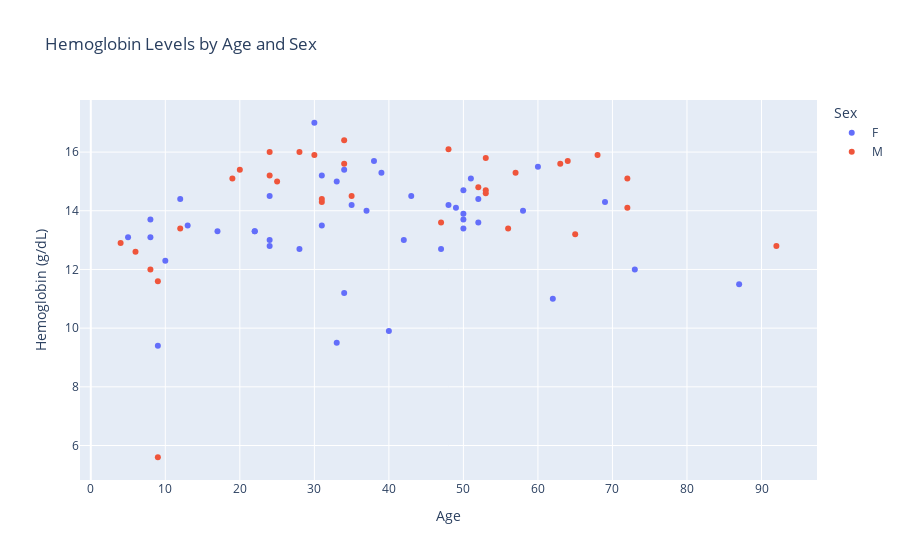

Notebook cell for this chart:
### Code cell
scatter_fig = px.scatter(
    data,
    x='age',
    y='hemoglobin',
    color='sex',
    title='Hemoglobin Levels by Age and Sex',
    labels={'age': 'Age', 'hemoglobin': 'Hemoglobin (g/dL)', 'sex': 'Sex'},
)
scatter_fig.show()

### Figure 1 — Plotly figure (JSON) as saved in the notebook; plotly's stock layout.template omitted (floating-point values rounded to 4 significant figures)
{"data": [{"hovertemplate": "Sex=F<br>Age=%{x}<br>Hemoglobin (g/dL)=%{y}<extra></extra>", "legendgroup": "F", "marker": {"color": "#636efa", "symbol": "circle"}, "mode": "markers", "name": "F", "orientation": "v", "showlegend": true, "type": "scatter", "x": [8, 24, 87, 17, 34, 10, 12, 50, 13, 33, 62, 52, 50, 50, 8, 35, 9, 40, 51, 33, 5, 48, 73, 47, 42, 52, 38, 43, 31, 60, 31, 50, 49, 39, 37, 34, 69, 28, 58, 30, 22, 24, 24, 22], "xaxis": "x", "y": [13.1, 13, 11.5, 13.3, 15.4, 12.3, 14.4, 14.7, 13.5, 15, 11, 14.4, 13.7, 13.4, 13.7, 14.2, 9.4, 9.9, 15.1, 9.5, 13.1, 14.2, 12, 12.7, 13, 13.6, 15.7, 14.5, 13.5, 15.5, 15.2, 13.9, 14.1, 15.3, 14, 11.2, 14.3, 12.7, 14, 17, 13.3, 12.8, 14.5, 13.3], "yaxis": "y"}, {"hovertemplate": "Sex=M<br>Age=%{x}<br>Hemoglobin (g/dL)=%{y}<extra></extra>", "legendgroup": "M", "marker": {"color": "#EF553B", "symbol": "circle"}, "mode": "markers", "name": "M", "orientation": "v", "showlegend": true, "type": "scatter", "x": [4, 6, 28, 20, 63, 9, 12, 56, 48, 72, 31, 9, 53, 8, 19, 52, 65, 53, 68, 34, 47, 72, 92, 35, 64, 53, 24, 34, 25, 30, 31, 57, 24], "xaxis": "x", "y": [12.9, 12.6, 16, 15.4, 15.6, 11.6, 13.4, 13.4, 16.1, 14.1, 14.3, 5.6, 14.7, 12, 15.1, 14.8, 13.2, 15.8, 15.9, 16.4, 13.6, 15.1, 12.8, 14.5, 15.7, 14.6, 16, 15.6, 15, 15.9, 14.4, 15.3, 15.2], "yaxis": "y"}], "layout": {"legend": {"title": {"text": "Sex"}, "tracegroupgap": 0}, "title": {"text": "Hemoglobin Levels by Age and Sex"}, "xaxis": {"anchor": "y", "domain": [0, 1], "title": {"text": "Age"}}, "yaxis": {"anchor": "x", "domain": [0, 1], "title": {"text": "Hemoglobin (g/dL)"}}}}
